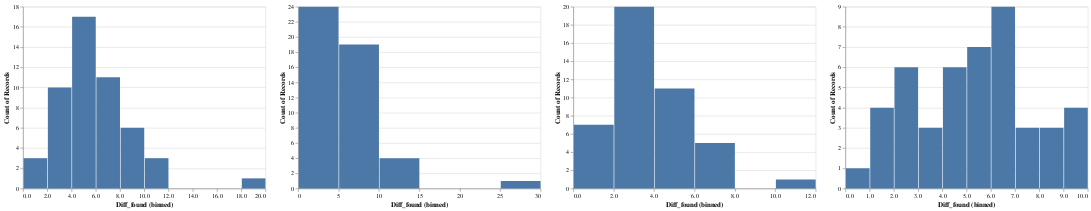

Notebook cell for this chart:
### Code cell
import altair as alt

a = alt.Chart(scored[scored["group"] =="light_mode"]).mark_bar().encode(alt.X("Diff_found:Q", bin=True),y='count()',)
b = alt.Chart(scored[scored["group"] =="dark_mode"]).mark_bar().encode(alt.X("Diff_found:Q", bin=True),y='count()',)
c = alt.Chart(scored[scored["group"] =="low_contrast"]).mark_bar().encode(alt.X("Diff_found:Q", bin=True),y='count()',)
d = alt.Chart(scored[scored["group"] =="neon"]).mark_bar().encode(alt.X("Diff_found:Q", bin=True),y='count()',)
a | b | c | d
